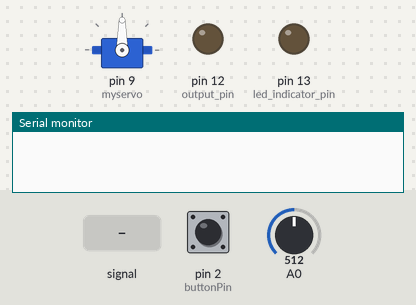
Simulated run of this sketch. Board: Arduino Uno, built with avr-gcc and run on an emulated ATmega328P. Shown: servo, output pins drawn as LEDs (lit = HIGH), the last lines printed to the serial monitor. The test bench sets the inputs (shaded band); at power-on: A0 = 512, pin 2 (buttonPin) HIGH.

Above: at 1.2 s.
1.3 s: A0 fed a 200 Hz sine of ±460 counts around its level
At 2.9 s:
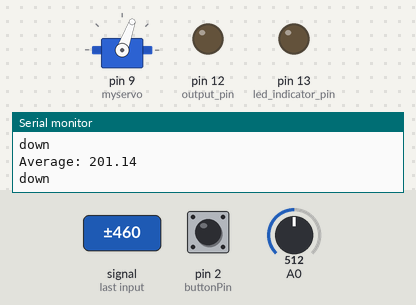
4.3 s: A0 fed a 50 Hz sine of ±306 counts around its level
7.3 s: A0 set to 5
10.3 s: A0 set to 2
At 11.2 s:
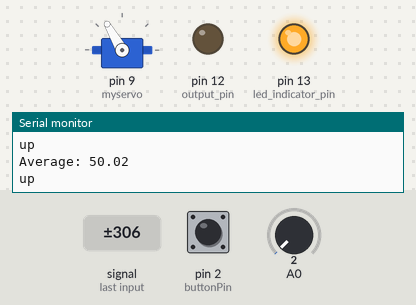
13.3 s: A0 set to 19
At 15.2 s:
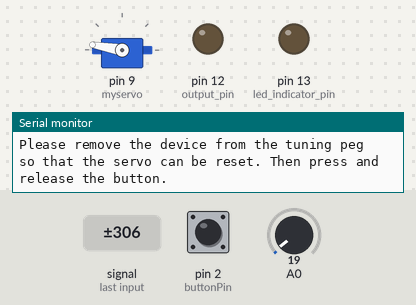
15.9 s: pin 2 (buttonPin) pulled LOW for 0.15 s
At 17.1 s:
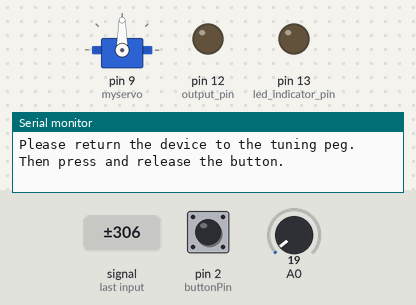
Timing chart, 0 to 18.9 s (numbered marks = the images above; inputs shaded):
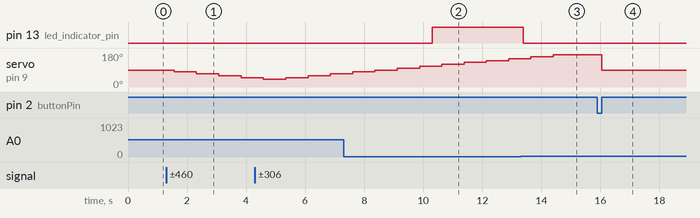

Measured:
- the behaviour switches between 4 and 3 on A0 (found by bisection; images 1 and 2)
- after the input at 1.3 s, servo on pin 9 (myservo): 90° → 80° after 0.27 s, → 70° 0.75 s later, → 60° 0.75 s later, → 50° 0.75 s later
- after the input at 10.3 s, pin 13 (led_indicator_pin): LOW → HIGH at once
- after the input at 13.3 s, pin 13 (led_indicator_pin): HIGH → LOW after 0.09 s
- after the input at 15.9 s, servo on pin 9 (myservo): 170° → 90° after 0.15 s

The sketch:

GuitarTurner.ino
```cpp
#include <Servo.h>
/*
 *This program modifies the Frequency Detection program so that a servo motor
 *can turn the tuning pegs on a guitar to tune it.
 *
 */

// clipping indicator variables
boolean clipping = 0;

// data storage variables
byte newData = 0;
byte prevData = 0;
unsigned int time =
    0;         // keeps time and sends vales to store in timer[] occasionally
int timer[10]; // sstorage for timing of events
int slope[10]; // storage fro slope of events
unsigned int totalTimer; // used to calculate period
unsigned int period;     // storage for period of wave
byte index = 0;          // current storage index
float frequency;         // storage for frequency calculations
int maxSlope = 0;        // used to calculate max slope as trigger point
int newSlope;            // storage for incoming slope data

// variables for decided whether you have a match
byte noMatch = 0;  // counts how many non-matches you've received to reset
                   // variables if it's been too long
byte slopeTol = 3; // slope tolerance- adjust this if you need
int timerTol = 10; // timer tolerance- adjust this if you need
Servo myservo;     // create servo object to control a servo
// twelve servo objects can be created on most boards

int pos = 90; // variable to store the servo position and start it in middle
const int buttonPin = 2; // the number of the pushbutton pin
int buttonState = 0;     // variable for reading the pushbutton status
// Constant string frequencies
float E = 82.4; // low e string
float A = 110.0;
float D = 146.8;
float G = 196.0;
float B = 246.9;
float e = 329.6; // high e string

void setup() {

  Serial.begin(9600);

  pinMode(13, OUTPUT); // led indicator pin
  pinMode(12, OUTPUT); // output pin
  // initialize the pushbutton pin as an input:
  pinMode(buttonPin, INPUT_PULLUP);
  cli(); // diable interrupts

  // set up continuous sampling of analog pin 0 at 38.5kHz

  // clear ADCSRA and ADCSRB registers
  ADCSRA = 0;
  ADCSRB = 0;

  ADMUX |= (1 << REFS0); // set reference voltage
  ADMUX |= (1 << ADLAR); // left align the ADC value- so we can read highest 8
                         // bits from ADCH register only

  ADCSRA |= (1 << ADPS2) |
            (1 << ADPS0); // set ADC clock with 32 prescaler- 16mHz/32=500kHz
  ADCSRA |= (1 << ADATE); // enabble auto trigger
  ADCSRA |= (1 << ADIE);  // enable interrupts when measurement complete
  ADCSRA |= (1 << ADEN);  // enable ADC
  ADCSRA |= (1 << ADSC);  // start ADC measurements

  sei();             // enable interrupts
  myservo.attach(9); // attaches the servo on pin 9 to the servo object
}

ISR(ADC_vect) { // when new ADC value ready

  PORTB &= B11101111; // set pin 12 low
  prevData = newData; // store previous value
  newData = ADCH;     // get value from A0
  if (prevData < 200 &&
      newData >=
          200) { // if increasing and crossing midpoint
                 // ///**************************************************************************
    newSlope = newData - prevData;             // calculate slope
    if (abs(newSlope - maxSlope) < slopeTol) { // if slopes are ==
      // record new data and reset time
      slope[index] = newSlope;
      timer[index] = time;
      time = 0;
      if (index == 0) {     // new max slope just reset
        PORTB |= B00010000; // set pin 12 high
        noMatch = 0;
        index++; // increment index
      } else if (abs(timer[0] - timer[index]) < timerTol &&
                 abs(slope[0] - newSlope) <
                     slopeTol) { // if timer duration and slopes match
        // sum timer values
        totalTimer = 0;
        for (byte i = 0; i < index; i++) {
          totalTimer += timer[i];
        }
        period = totalTimer; // set period
        // reset new zero index values to compare with
        timer[0] = timer[index];
        slope[0] = slope[index];
        index = 1;          // set index to 1
        PORTB |= B00010000; // set pin 12 high
        noMatch = 0;
      } else {   // crossing midpoint but not match
        index++; // increment index
        if (index > 9) {
          reset();
        }
      }
    } else if (newSlope >
               maxSlope) { // if new slope is much larger than max slope
      maxSlope = newSlope;
      time = 0; // reset clock
      noMatch = 0;
      index = 0; // reset index
    } else {     // slope not steep enough
      noMatch++; // increment no match counter
      if (noMatch > 9) {
        reset();
      }
    }
  }

  if (newData == 0 || newData == 1023) { // if clipping
    PORTB |= B00100000; // set pin 13 high- turn on clipping indicator led
    clipping = 1;       // currently clipping
  }

  time++; // increment timer at rate of 38.5kHz
}

void reset() {  // clea out some variables
  index = 0;    // reset index
  noMatch = 0;  // reset match couner
  maxSlope = 0; // reset slope
}

void checkClipping() {  // manage clipping indicator LED
  if (clipping) {       // if currently clipping
    PORTB &= B11011111; // turn off clipping indicator led
    clipping = 0;
  }
}

void waitButton() {
  while (buttonState == HIGH) {
    delay(10);
    buttonState = digitalRead(buttonPin);
  }
  delay(30);

  while (buttonState == LOW) {
    delay(10);
    buttonState = digitalRead(buttonPin);
  }
}
void loop() {

  float avg = 0;
  float sum = 0;
  for (int i = 0; i < 50;) {
    checkClipping();
    frequency = 38462 / float(period); // calculate frequency timer rate/period
    buttonState = digitalRead(buttonPin); // check if button is pressed

    if (buttonState == LOW || pos < 11 || pos > 169) {
      while (buttonState == LOW) {
        delay(10);
        buttonState = digitalRead(buttonPin);
      }
      Serial.println(
          "Please remove the device from the tuning peg so that the servo can "
          "be reset. Then press and release the button."); // buttonstate is
                                                           // high when pressed
      waitButton();

      pos = 90;
      myservo.write(pos);
      delay(500);
      Serial.println("Please return the device to the tuning peg. Then press "
                     "and release the button.");
      waitButton();
    }

    if (frequency > 50 && frequency < 380) {
      // print results
      // Serial.print(frequency);
      // Serial.println(" hz");
      sum += frequency;
      i++;
    }
    delay(5); // feel free to remove this if you want
  }
  {
    avg = sum / 50.0; // average value of frequencies over 50 times calculated
    Serial.print("Average: ");
    Serial.println(avg);
    float string; // string is which string it is tuning
    if (avg < 95)
      string = E;
    else if (avg < 125)
      string = A;
    else if (avg < 170)
      string = D;
    else if (avg < 220)
      string = G;
    else if (avg < 290)
      string = B;
    else if (avg < 380)
      string = e;
    else
      Serial.println("SOMETHING IS SCREWED UP!");
    float diff = string - avg;
    if (diff > 1 && diff < 3) {
      pos += 5;
      myservo.write(pos);
      Serial.println("up");
    } else if (diff < -1 && diff > -3) {
      pos += -5;
      myservo.write(pos);
      Serial.println("down");
    } else if ((string - avg) > 3.0) // must be within 1 hz
    {
      pos += 10;
      myservo.write(pos);
      Serial.println("up");

    } else if ((avg - string) > 3.0) // must be within 1 hz
    {
      pos += -10;
      myservo.write(pos);
      Serial.println("down");
    }

    if (diff < 1 && diff > -1) {
      Serial.println("IN TUNE!!!");
      Serial.println(
          "Please remove the device from the tuning peg so that the servo can "
          "be reset. Then press and release the button."); // buttonstate is
                                                           // high when pressed
      waitButton();

      pos = 90;
      myservo.write(pos);
      delay(500);
      Serial.println("Please return the device to the tuning peg. Then press "
                     "and release the button.");
      waitButton();
    }
    sum = 0.0;

    delay(500);
  }

  // do other stuff here
}
```
